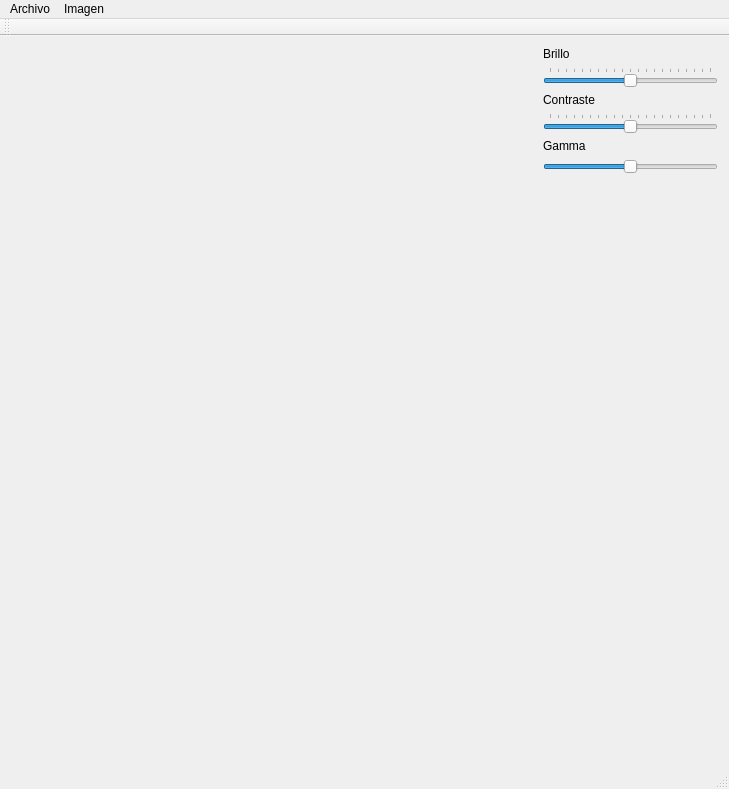
<?xml version="1.0" encoding="UTF-8"?>
<ui version="4.0">
 <class>MainWindow</class>
 <widget class="QMainWindow" name="MainWindow">
  <property name="geometry">
   <rect>
    <x>0</x>
    <y>0</y>
    <width>729</width>
    <height>789</height>
   </rect>
  </property>
  <property name="windowTitle">
   <string>ImageViewer</string>
  </property>
  <widget class="QWidget" name="centralWidget">
   <layout class="QHBoxLayout" name="horizontalLayout" stretch="3,1">
    <item>
     <widget class="QLabel" name="imgLabel">
      <property name="sizePolicy">
       <sizepolicy hsizetype="Ignored" vsizetype="Ignored">
        <horstretch>0</horstretch>
        <verstretch>0</verstretch>
       </sizepolicy>
      </property>
      <property name="frameShape">
       <enum>QFrame::NoFrame</enum>
      </property>
      <property name="text">
       <string/>
      </property>
      <property name="alignment">
       <set>Qt::AlignCenter</set>
      </property>
     </widget>
    </item>
    <item>
     <layout class="QVBoxLayout" name="verticalLayout_4">
      <item>
       <layout class="QVBoxLayout" name="verticalLayout_2">
        <item>
         <widget class="QLabel" name="labelBrillo">
          <property name="text">
           <string>Brillo</string>
          </property>
         </widget>
        </item>
        <item>
         <widget class="QSlider" name="brilloSlider">
          <property name="minimum">
           <number>-100</number>
          </property>
          <property name="maximum">
           <number>100</number>
          </property>
          <property name="orientation">
           <enum>Qt::Horizontal</enum>
          </property>
          <property name="tickPosition">
           <enum>QSlider::TicksAbove</enum>
          </property>
         </widget>
        </item>
       </layout>
      </item>
      <item>
       <layout class="QVBoxLayout" name="verticalLayout_3">
        <item>
         <widget class="QLabel" name="labelCont">
          <property name="text">
           <string>Contraste</string>
          </property>
         </widget>
        </item>
        <item>
         <widget class="QSlider" name="contSlider">
          <property name="minimum">
           <number>0</number>
          </property>
          <property name="maximum">
           <number>200</number>
          </property>
          <property name="singleStep">
           <number>1</number>
          </property>
          <property name="value">
           <number>100</number>
          </property>
          <property name="orientation">
           <enum>Qt::Horizontal</enum>
          </property>
          <property name="tickPosition">
           <enum>QSlider::TicksAbove</enum>
          </property>
         </widget>
        </item>
       </layout>
      </item>
      <item>
       <layout class="QVBoxLayout" name="verticalLayout_5">
        <item>
         <widget class="QLabel" name="labelGamma">
          <property name="text">
           <string>Gamma</string>
          </property>
         </widget>
        </item>
        <item>
         <widget class="QSlider" name="sliderGamma">
          <property name="minimum">
           <number>1</number>
          </property>
          <property name="maximum">
           <number>200</number>
          </property>
          <property name="value">
           <number>100</number>
          </property>
          <property name="orientation">
           <enum>Qt::Horizontal</enum>
          </property>
         </widget>
        </item>
       </layout>
      </item>
      <item>
       <spacer name="verticalSpacer">
        <property name="orientation">
         <enum>Qt::Vertical</enum>
        </property>
        <property name="sizeHint" stdset="0">
         <size>
          <width>20</width>
          <height>40</height>
         </size>
        </property>
       </spacer>
      </item>
      <item>
       <layout class="QVBoxLayout" name="verticalLayout">
        <item>
         <widget class="QLabel" name="labelRH">
          <property name="sizePolicy">
           <sizepolicy hsizetype="Ignored" vsizetype="Preferred">
            <horstretch>0</horstretch>
            <verstretch>0</verstretch>
           </sizepolicy>
          </property>
          <property name="minimumSize">
           <size>
            <width>0</width>
            <height>180</height>
           </size>
          </property>
          <property name="frameShape">
           <enum>QFrame::NoFrame</enum>
          </property>
          <property name="text">
           <string/>
          </property>
          <property name="alignment">
           <set>Qt::AlignCenter</set>
          </property>
         </widget>
        </item>
        <item>
         <widget class="QLabel" name="labelGH">
          <property name="sizePolicy">
           <sizepolicy hsizetype="Ignored" vsizetype="Preferred">
            <horstretch>0</horstretch>
            <verstretch>0</verstretch>
           </sizepolicy>
          </property>
          <property name="minimumSize">
           <size>
            <width>0</width>
            <height>180</height>
           </size>
          </property>
          <property name="text">
           <string/>
          </property>
          <property name="alignment">
           <set>Qt::AlignCenter</set>
          </property>
         </widget>
        </item>
        <item>
         <widget class="QLabel" name="labelBH">
          <property name="sizePolicy">
           <sizepolicy hsizetype="Ignored" vsizetype="Preferred">
            <horstretch>0</horstretch>
            <verstretch>0</verstretch>
           </sizepolicy>
          </property>
          <property name="minimumSize">
           <size>
            <width>0</width>
            <height>180</height>
           </size>
          </property>
          <property name="text">
           <string/>
          </property>
          <property name="alignment">
           <set>Qt::AlignCenter</set>
          </property>
         </widget>
        </item>
       </layout>
      </item>
     </layout>
    </item>
   </layout>
  </widget>
  <widget class="QMenuBar" name="menuBar">
   <property name="geometry">
    <rect>
     <x>0</x>
     <y>0</y>
     <width>729</width>
     <height>22</height>
    </rect>
   </property>
   <widget class="QMenu" name="menuFile">
    <property name="title">
     <string>Archivo</string>
    </property>
    <addaction name="actionOpen"/>
    <addaction name="actionSave"/>
   </widget>
   <widget class="QMenu" name="menuEdici_n">
    <property name="title">
     <string>Imagen</string>
    </property>
    <addaction name="actionInvertir_color"/>
    <addaction name="actionConvolucion"/>
    <addaction name="actionTransformaci_n_geom_trica"/>
   </widget>
   <addaction name="menuFile"/>
   <addaction name="menuEdici_n"/>
  </widget>
  <widget class="QToolBar" name="mainToolBar">
   <attribute name="toolBarArea">
    <enum>TopToolBarArea</enum>
   </attribute>
   <attribute name="toolBarBreak">
    <bool>false</bool>
   </attribute>
  </widget>
  <widget class="QStatusBar" name="statusBar"/>
  <action name="actionOpen">
   <property name="text">
    <string>Abrir...</string>
   </property>
   <property name="toolTip">
    <string>Open File</string>
   </property>
   <property name="shortcut">
    <string>Ctrl+O</string>
   </property>
  </action>
  <action name="actionSave">
   <property name="enabled">
    <bool>false</bool>
   </property>
   <property name="text">
    <string>Guardar como...</string>
   </property>
   <property name="shortcut">
    <string>Ctrl+S</string>
   </property>
  </action>
  <action name="actionInvertir_color">
   <property name="enabled">
    <bool>false</bool>
   </property>
   <property name="text">
    <string>Invertir color</string>
   </property>
  </action>
  <action name="actionConvolucion">
   <property name="enabled">
    <bool>false</bool>
   </property>
   <property name="text">
    <string>Convolución...</string>
   </property>
  </action>
  <action name="actionTransformaci_n_geom_trica">
   <property name="enabled">
    <bool>false</bool>
   </property>
   <property name="text">
    <string>Transformación geométrica...</string>
   </property>
  </action>
 </widget>
 <layoutdefault spacing="6" margin="11"/>
 <resources/>
 <connections/>
</ui>
